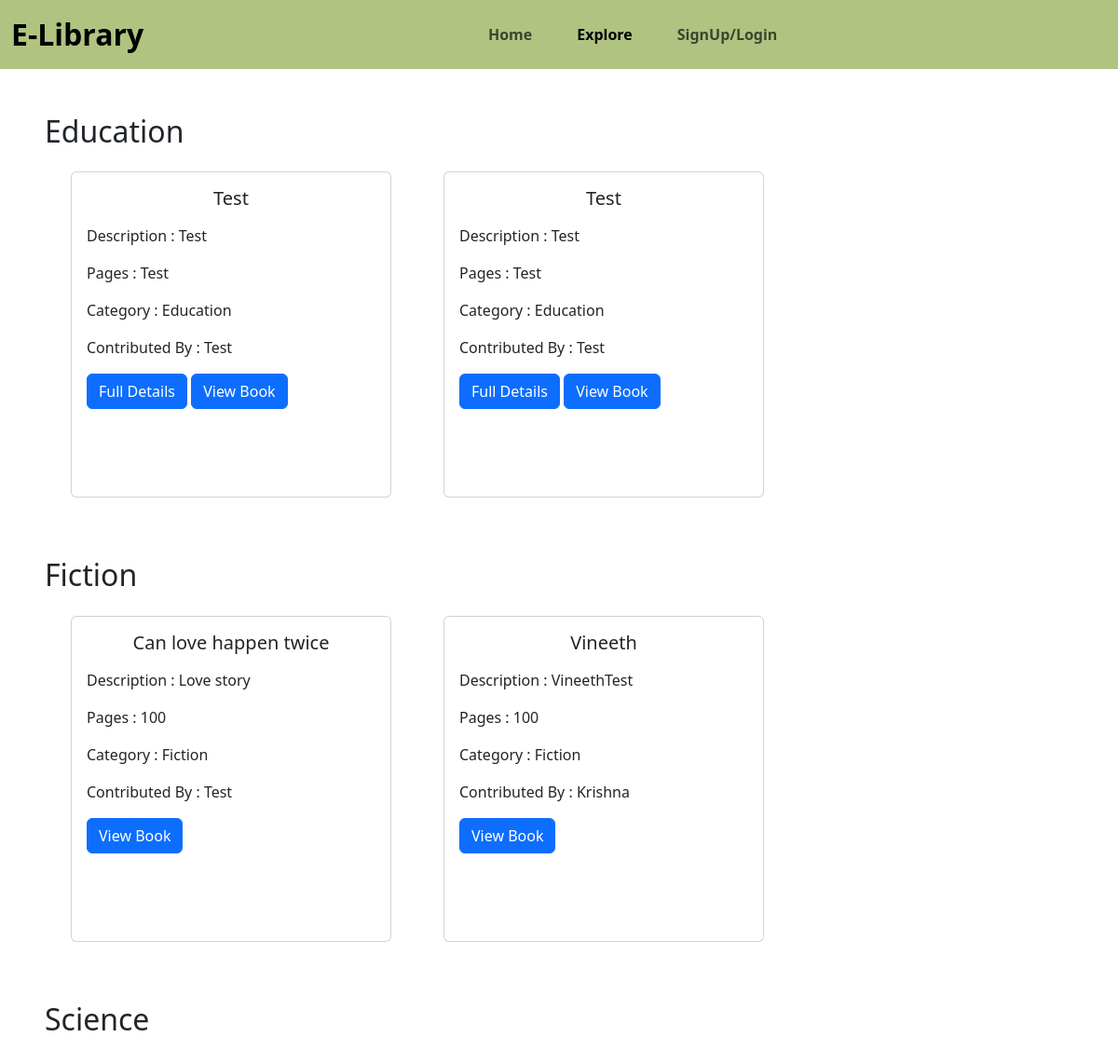
/explore/, run on an earlier commit of the app's database.
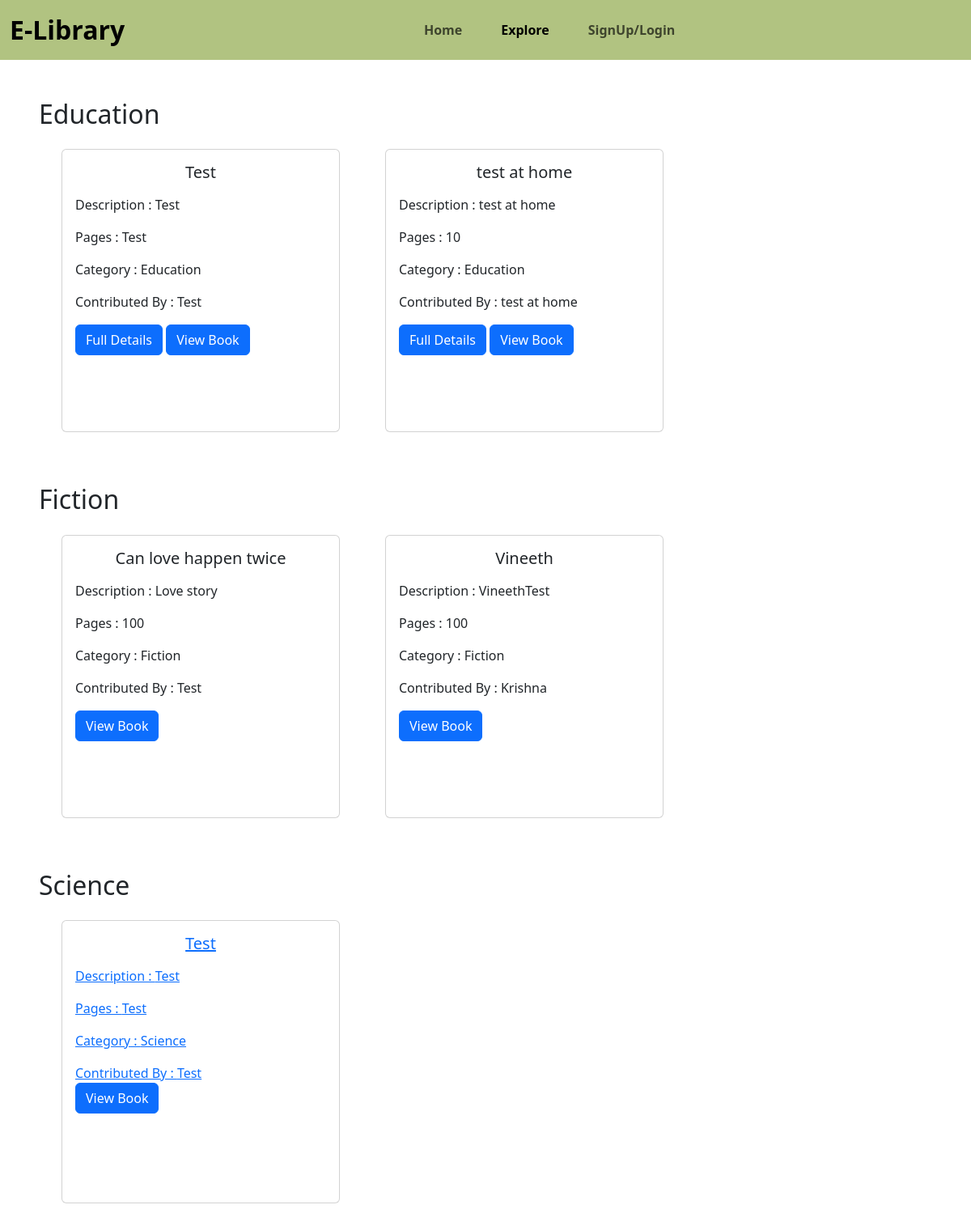
And on a later commit of the database.
### myapp/models.py (models this page shows)
class ebookss(models.Model):
    title=models.TextField(max_length=100,default='Test')
    summary=models.TextField(max_length=100,default='Test')
    pages=models.TextField(max_length=100,default='Test')
    pdf=models.FileField(upload_to='pdfs/',default='Test')
    author=models.TextField(max_length=100,default='Test')
    category=models.TextField(max_length=100, default='Test')

### myapp/views.py (the view)
# urls.py: path("explore/",exploree,name='explore'),
def exploree(req):
    educationalbook=ebookss.objects.filter(category='Education')
    fictiona=ebookss.objects.filter(category='Fiction')
    science=ebookss.objects.filter(category='Science')
    return render(req,"explore.html",{'education':educationalbook,"fiction":fictiona,"science":science})

### myapp/templates/explore.html (shortened to what this page needs)
{% load static %}
<!doctype html>
<html lang="en">
<head>
	<link href="https://cdn.jsdelivr.net/npm/bootstrap@5.3.2/dist/css/bootstrap.min.css" rel="stylesheet">
	<link rel="stylesheet" href="{% static 'css/style.css' %}"/>
</head>
<body>
	<section class="navbar--section">
	<nav class="navbar navbar-expand-lg ">
		<div class="container-fluid">
		<a class="navbar-brand" href="#">E-Library</a>
		<div class="collapse navbar-collapse justify-content-center" id="navbarNav">
			<ul class="navbar-nav">
			<li class="nav-item">
				<a class=" nav-link " aria-current="page" href="/">Home</a>
			</li>
			<li class="nav-item">
				<a class="nav-link active" href="/explore">Explore</a>
			</li>
			{% if user.is_authenticated %}
			<li class="nav-item">
				<a class="nav-link" href="/logout">Logout</a>
			</li>
			{% else %}
			<li class="nav-item">
				<a class="nav-link" href="register">SignUp/Login</a>
			</li>
			{% endif %}
			</ul>
		</div>
		</div>
	</nav>
	</section>
	<section class="explore--education--category m-5 ">
		<h2>Education</h2>
	<div class="container">
		<div class="row">
		{% for book in education %}
				<div class="col-lg-4 m-3">
					<div class="card" style="height: 350px;">
					<div class="card-body">
						<h5 class="card-title text-center mb-3">{{book.title}}</h5>
						<p class="card-text">Description : {{ book.summary|truncatechars:100 }}</p>
						<p class="card-text">Pages : {{book.pages}}</p>
						<p class="card-text">Category : {{book.category}}</p>
						<p class="card-text">Contributed By : {{book.author}}</p>
						<a href="{% url 'viewbooks' book.id %}" class="btn btn-primary">Full Details</a>
						<a href="{{book.pdf.url}}" class="btn btn-primary">View Book</a>
					</div>
					</div>
				</div>
		{% endfor %}
	</div>
	</div>
	</section>
<section class="explore--education--category m-5 ">
		<h2>Fiction</h2>
			<div class="container">
			<div class="row">
		{% for book in fiction %}
				<div class="col-lg-4 m-3">
					<div class="card" style="height: 350px;">
					<div class="card-body">
						<h5 class="card-title text-center mb-3">{{book.title}}</h5>
						<p class="card-text">Description : {{ book.summary|truncatechars:50 }}</p>
						<p class="card-text">Pages : {{book.pages}}</p>
						<p class="card-text">Category : {{book.category}}</p>
						<p class="card-text">Contributed By : {{book.author}}</p>
						<a href="{{book.pdf.url}}" class="btn btn-primary">View Book</a>
					</div>
					</div>
				</div>
		{% endfor %}
		</div>
		</div>
	</section>
	<section class="explore--education--category m-5">
		<h2>Science</h2>
		<div class="container">
			<div class="row">
		{% for book in science %}
				<div class="col-lg-4 m-3">
				<a href="{% url 'viewbooks' book.id %}">
					<div class="card" style="height: 350px;">
					<div class="card-body">
						<h5 class="card-title text-center mb-3">{{book.title}}</h5>
						<p class="card-text">Description : {{ book.summary|truncatechars:100 }}</p>
						<p class="card-text">Pages : {{book.pages}}</p>
						<p class="card-text">Category : {{book.category}}</p>
						<p class="card-text">Contributed By : {{book.author}}</p>
						<a href="{{book.pdf.url}}" class="btn btn-primary">View Book</a>
					</div>
					</div>
				</a>
				</div>
		{% endfor %}
		</div>
		</div>
	</section>
</body>
</html>

What changed in the data, as far as the page shows it:
removed ebookss: title "Test", summary "Test", pages "Test", category "Education", author "Test"
added ebookss: title "test at home", summary "test at home", pages "10", category "Education", author "test at home"
added ebookss: title "Test", summary "Test", pages "Test", category "Science", author "Test"
